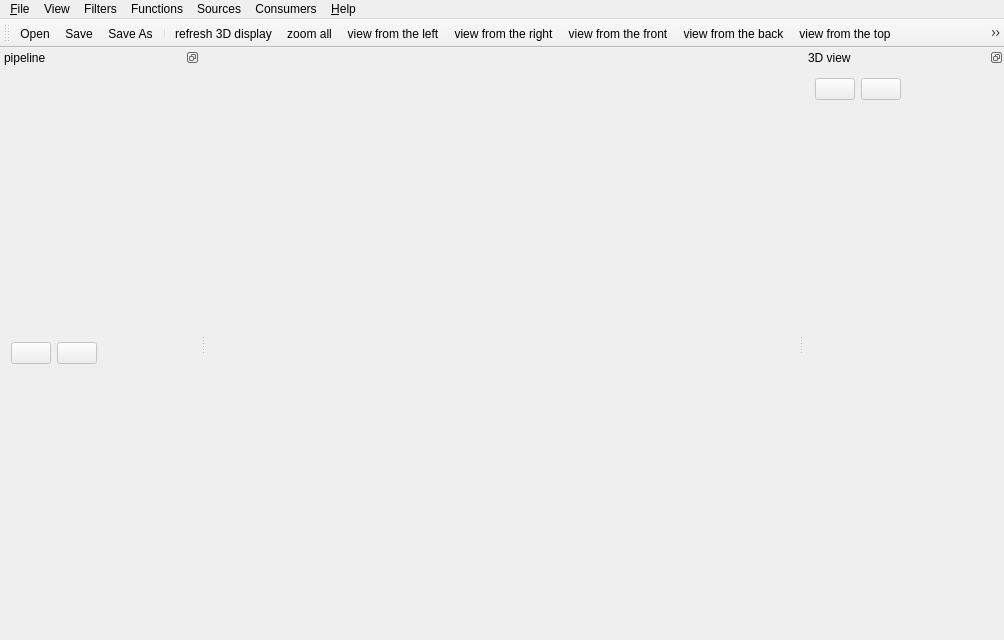
<?xml version="1.0" encoding="UTF-8"?>
<ui version="4.0">
 <class>MainWindow</class>
 <widget class="QMainWindow" name="MainWindow">
  <property name="geometry">
   <rect>
    <x>0</x>
    <y>0</y>
    <width>1004</width>
    <height>640</height>
   </rect>
  </property>
  <property name="windowTitle">
   <string>enVisu Data Visualisation</string>
  </property>
  <property name="windowIcon">
   <iconset resource="images.qrc">
    <normaloff>:/icons/icons/G.png</normaloff>:/icons/icons/G.png</iconset>
  </property>
  <widget class="QWidget" name="widget"/>
  <widget class="QMenuBar" name="MenuBar">
   <property name="geometry">
    <rect>
     <x>0</x>
     <y>0</y>
     <width>1004</width>
     <height>19</height>
    </rect>
   </property>
   <widget class="QMenu" name="fileMenu">
    <property name="title">
     <string>&amp;File</string>
    </property>
    <addaction name="actionFileNew"/>
    <addaction name="actionFileOpen"/>
    <addaction name="actionFileSave"/>
    <addaction name="actionFileSaveAs"/>
    <addaction name="separator"/>
    <addaction name="actionFilePrint"/>
    <addaction name="separator"/>
    <addaction name="actionFilterCreate"/>
    <addaction name="separator"/>
    <addaction name="actionFileExit"/>
   </widget>
   <widget class="QMenu" name="helpMenu">
    <property name="title">
     <string>&amp;Help</string>
    </property>
    <addaction name="separator"/>
   </widget>
   <widget class="QMenu" name="menuView">
    <property name="title">
     <string>View</string>
    </property>
    <addaction name="actionViewRender"/>
    <addaction name="actionViewZoomAll"/>
    <addaction name="actionViewLeft"/>
    <addaction name="actionViewRight"/>
    <addaction name="actionViewFront"/>
    <addaction name="actionViewBack"/>
    <addaction name="actionViewTop"/>
    <addaction name="actionViewBottom"/>
   </widget>
   <widget class="QMenu" name="menuFilters_2">
    <property name="title">
     <string>Filters</string>
    </property>
    <addaction name="actionFilterNewCutter"/>
    <addaction name="actionFilterNewCell2Node"/>
    <addaction name="actionFilterNewCummulate"/>
    <addaction name="actionFilterNewGeometry"/>
    <addaction name="actionFilterNewTubes"/>
    <addaction name="actionFilterNewClipper"/>
    <addaction name="actionFilterNewContour"/>
    <addaction name="actionFilterNewAxisymmetry"/>
   </widget>
   <widget class="QMenu" name="menuFunctions_2">
    <property name="title">
     <string>Functions</string>
    </property>
    <addaction name="actionFunctionNewPlane"/>
    <addaction name="actionFunctionNewSphere"/>
   </widget>
   <widget class="QMenu" name="menuObjects_2">
    <property name="title">
     <string>Sources</string>
    </property>
    <addaction name="actionGridNewPolyDataReader"/>
    <addaction name="actionGridNewUnstructuredGridReader"/>
    <addaction name="actionGridNewMultiBlockReader"/>
    <addaction name="actionObjectNewCylinder"/>
   </widget>
   <widget class="QMenu" name="menuConsumers">
    <property name="title">
     <string>Consumers</string>
    </property>
    <addaction name="actionDisplayNewDisplay"/>
    <addaction name="actionDisplayNewAsciiPointsFile"/>
   </widget>
   <addaction name="fileMenu"/>
   <addaction name="menuView"/>
   <addaction name="separator"/>
   <addaction name="menuFilters_2"/>
   <addaction name="menuFunctions_2"/>
   <addaction name="menuObjects_2"/>
   <addaction name="menuConsumers"/>
   <addaction name="helpMenu"/>
  </widget>
  <widget class="QToolBar" name="toolBar">
   <property name="windowTitle">
    <string>toolBar</string>
   </property>
   <attribute name="toolBarArea">
    <enum>TopToolBarArea</enum>
   </attribute>
   <attribute name="toolBarBreak">
    <bool>false</bool>
   </attribute>
   <addaction name="actionFileOpen"/>
   <addaction name="actionFileSave"/>
   <addaction name="actionFileSaveAs"/>
   <addaction name="separator"/>
   <addaction name="actionViewRender"/>
   <addaction name="actionViewZoomAll"/>
   <addaction name="actionViewLeft"/>
   <addaction name="actionViewRight"/>
   <addaction name="actionViewFront"/>
   <addaction name="actionViewBack"/>
   <addaction name="actionViewTop"/>
   <addaction name="actionViewBottom"/>
   <addaction name="separator"/>
  </widget>
  <widget class="QDockWidget" name="dockWidgetPipeline">
   <property name="sizePolicy">
    <sizepolicy hsizetype="Minimum" vsizetype="Minimum">
     <horstretch>0</horstretch>
     <verstretch>0</verstretch>
    </sizepolicy>
   </property>
   <property name="minimumSize">
    <size>
     <width>200</width>
     <height>63</height>
    </size>
   </property>
   <property name="features">
    <set>QDockWidget::DockWidgetFloatable|QDockWidget::DockWidgetMovable</set>
   </property>
   <property name="windowTitle">
    <string>pipeline</string>
   </property>
   <attribute name="dockWidgetArea">
    <number>1</number>
   </attribute>
   <widget class="QWidget" name="dockWidgetContents_2">
    <layout class="QVBoxLayout" name="verticalLayout">
     <item>
      <layout class="QHBoxLayout" name="horizontalLayout">
       <item>
        <widget class="QPushButton" name="pushButtonMaximizePipeline">
         <property name="enabled">
          <bool>false</bool>
         </property>
         <property name="text">
          <string/>
         </property>
         <property name="icon">
          <iconset resource="images.qrc">
           <normaloff>:/icons/gnome_icons/window_fullscreen.png</normaloff>:/icons/gnome_icons/window_fullscreen.png</iconset>
         </property>
        </widget>
       </item>
       <item>
        <widget class="QPushButton" name="pushButtonMinimizePipeline">
         <property name="enabled">
          <bool>false</bool>
         </property>
         <property name="text">
          <string/>
         </property>
         <property name="icon">
          <iconset resource="images.qrc">
           <normaloff>:/icons/gnome_icons/window_nofullscreen.png</normaloff>:/icons/gnome_icons/window_nofullscreen.png</iconset>
         </property>
        </widget>
       </item>
       <item>
        <spacer name="horizontalSpacer">
         <property name="orientation">
          <enum>Qt::Horizontal</enum>
         </property>
         <property name="sizeHint" stdset="0">
          <size>
           <width>40</width>
           <height>20</height>
          </size>
         </property>
        </spacer>
       </item>
      </layout>
     </item>
     <item>
      <layout class="QVBoxLayout" name="m_WorkSpaceLayout"/>
     </item>
    </layout>
   </widget>
  </widget>
  <widget class="QDockWidget" name="dockWidget3D">
   <property name="minimumSize">
    <size>
     <width>200</width>
     <height>61</height>
    </size>
   </property>
   <property name="features">
    <set>QDockWidget::DockWidgetFloatable|QDockWidget::DockWidgetMovable</set>
   </property>
   <property name="windowTitle">
    <string>3D view</string>
   </property>
   <attribute name="dockWidgetArea">
    <number>2</number>
   </attribute>
   <widget class="QWidget" name="dockWidgetContents">
    <layout class="QVBoxLayout" name="verticalLayout_2">
     <item>
      <layout class="QHBoxLayout" name="horizontalLayout_2">
       <item>
        <widget class="QPushButton" name="pushButtonMaximize3D">
         <property name="enabled">
          <bool>false</bool>
         </property>
         <property name="text">
          <string/>
         </property>
         <property name="icon">
          <iconset resource="images.qrc">
           <normaloff>:/icons/gnome_icons/window_fullscreen.png</normaloff>:/icons/gnome_icons/window_fullscreen.png</iconset>
         </property>
        </widget>
       </item>
       <item>
        <widget class="QPushButton" name="pushButtonMinimize3D">
         <property name="enabled">
          <bool>false</bool>
         </property>
         <property name="text">
          <string/>
         </property>
         <property name="icon">
          <iconset resource="images.qrc">
           <normaloff>:/icons/gnome_icons/window_nofullscreen.png</normaloff>:/icons/gnome_icons/window_nofullscreen.png</iconset>
         </property>
        </widget>
       </item>
       <item>
        <spacer name="horizontalSpacer_2">
         <property name="orientation">
          <enum>Qt::Horizontal</enum>
         </property>
         <property name="sizeHint" stdset="0">
          <size>
           <width>40</width>
           <height>20</height>
          </size>
         </property>
        </spacer>
       </item>
      </layout>
     </item>
     <item>
      <widget class="QVTKWidget" name="m_QVtkWidget">
       <property name="sizePolicy">
        <sizepolicy hsizetype="Expanding" vsizetype="Preferred">
         <horstretch>0</horstretch>
         <verstretch>0</verstretch>
        </sizepolicy>
       </property>
       <property name="minimumSize">
        <size>
         <width>0</width>
         <height>0</height>
        </size>
       </property>
      </widget>
     </item>
    </layout>
   </widget>
  </widget>
  <action name="actionFileNew">
   <property name="icon">
    <iconset resource="images.qrc">
     <normaloff>:/icons/kde_icons/document-new.png</normaloff>:/icons/kde_icons/document-new.png</iconset>
   </property>
   <property name="text">
    <string>&amp;New</string>
   </property>
   <property name="iconText">
    <string>New</string>
   </property>
   <property name="shortcut">
    <string>Ctrl+N</string>
   </property>
   <property name="name" stdset="0">
    <cstring>fileNewAction</cstring>
   </property>
  </action>
  <action name="actionFileOpen">
   <property name="icon">
    <iconset resource="images.qrc">
     <normaloff>:/icons/kde_icons/document-open.png</normaloff>:/icons/kde_icons/document-open.png</iconset>
   </property>
   <property name="text">
    <string>&amp;Open...</string>
   </property>
   <property name="iconText">
    <string>Open</string>
   </property>
   <property name="shortcut">
    <string>Ctrl+O</string>
   </property>
   <property name="name" stdset="0">
    <cstring>fileOpenAction</cstring>
   </property>
  </action>
  <action name="actionFileSave">
   <property name="icon">
    <iconset resource="images.qrc">
     <normaloff>:/icons/kde_icons/document-save.png</normaloff>:/icons/kde_icons/document-save.png</iconset>
   </property>
   <property name="text">
    <string>&amp;Save</string>
   </property>
   <property name="iconText">
    <string>Save</string>
   </property>
   <property name="shortcut">
    <string>Ctrl+S</string>
   </property>
   <property name="name" stdset="0">
    <cstring>fileSaveAction</cstring>
   </property>
  </action>
  <action name="actionFileSaveAs">
   <property name="icon">
    <iconset resource="images.qrc">
     <normaloff>:/icons/kde_icons/document-save-as.png</normaloff>:/icons/kde_icons/document-save-as.png</iconset>
   </property>
   <property name="text">
    <string>Save &amp;As...</string>
   </property>
   <property name="iconText">
    <string>Save As</string>
   </property>
   <property name="shortcut">
    <string/>
   </property>
   <property name="name" stdset="0">
    <cstring>fileSaveAsAction</cstring>
   </property>
  </action>
  <action name="actionFilePrint">
   <property name="icon">
    <iconset resource="images.qrc">
     <normaloff>:/icons/kde_icons/document-print.png</normaloff>:/icons/kde_icons/document-print.png</iconset>
   </property>
   <property name="text">
    <string>&amp;Print...</string>
   </property>
   <property name="iconText">
    <string>Print</string>
   </property>
   <property name="shortcut">
    <string>Ctrl+P</string>
   </property>
   <property name="name" stdset="0">
    <cstring>filePrintAction</cstring>
   </property>
  </action>
  <action name="actionFileExit">
   <property name="icon">
    <iconset resource="images.qrc">
     <normaloff>:/icons/kde_icons/exit.png</normaloff>:/icons/kde_icons/exit.png</iconset>
   </property>
   <property name="text">
    <string>E&amp;xit</string>
   </property>
   <property name="iconText">
    <string>Exit</string>
   </property>
   <property name="shortcut">
    <string/>
   </property>
   <property name="name" stdset="0">
    <cstring>fileExitAction</cstring>
   </property>
  </action>
  <action name="actionViewRender">
   <property name="icon">
    <iconset resource="images.qrc">
     <normaloff>:/icons/kde_icons/reload.png</normaloff>:/icons/kde_icons/reload.png</iconset>
   </property>
   <property name="iconText">
    <string>refresh 3D display</string>
   </property>
   <property name="name" stdset="0">
    <cstring>renderAction</cstring>
   </property>
  </action>
  <action name="actionReaders">
   <property name="text">
    <string>readers</string>
   </property>
  </action>
  <action name="actionViewZoomAll">
   <property name="icon">
    <iconset resource="images.qrc">
     <normaloff>:/icons/kde_icons/viewmagfit.png</normaloff>:/icons/kde_icons/viewmagfit.png</iconset>
   </property>
   <property name="text">
    <string>zoom all</string>
   </property>
  </action>
  <action name="actionViewLeft">
   <property name="icon">
    <iconset resource="images.qrc">
     <normaloff>:/icons/icons/viewxminus.png</normaloff>:/icons/icons/viewxminus.png</iconset>
   </property>
   <property name="text">
    <string>view from the left</string>
   </property>
   <property name="toolTip">
    <string>view from the left</string>
   </property>
  </action>
  <action name="actionViewRight">
   <property name="icon">
    <iconset resource="images.qrc">
     <normaloff>:/icons/icons/viewxplus.png</normaloff>:/icons/icons/viewxplus.png</iconset>
   </property>
   <property name="text">
    <string>view from the right</string>
   </property>
   <property name="toolTip">
    <string>view from the right</string>
   </property>
  </action>
  <action name="actionViewFront">
   <property name="icon">
    <iconset resource="images.qrc">
     <normaloff>:/icons/icons/viewzplus.png</normaloff>:/icons/icons/viewzplus.png</iconset>
   </property>
   <property name="text">
    <string>view from the front</string>
   </property>
  </action>
  <action name="actionViewBack">
   <property name="icon">
    <iconset resource="images.qrc">
     <normaloff>:/icons/icons/viewzminus.png</normaloff>:/icons/icons/viewzminus.png</iconset>
   </property>
   <property name="text">
    <string>view from the back</string>
   </property>
  </action>
  <action name="actionViewTop">
   <property name="icon">
    <iconset resource="images.qrc">
     <normaloff>:/icons/icons/viewyplus.png</normaloff>:/icons/icons/viewyplus.png</iconset>
   </property>
   <property name="text">
    <string>view from the top</string>
   </property>
  </action>
  <action name="actionViewBottom">
   <property name="icon">
    <iconset resource="images.qrc">
     <normaloff>:/icons/icons/viewyminus.png</normaloff>:/icons/icons/viewyminus.png</iconset>
   </property>
   <property name="text">
    <string>view from the bottom</string>
   </property>
  </action>
  <action name="actionGridNewMultiBlockReader">
   <property name="icon">
    <iconset resource="images.qrc">
     <normaloff>:/icons/icons/multiblockreader.png</normaloff>:/icons/icons/multiblockreader.png</iconset>
   </property>
   <property name="text">
    <string>VTK multi block reader</string>
   </property>
  </action>
  <actiongroup name="grid">
   <action name="actionGridNewPolyDataReader">
    <property name="checkable">
     <bool>false</bool>
    </property>
    <property name="icon">
     <iconset resource="images.qrc">
      <normaloff>:/icons/icons/polydatareader.png</normaloff>:/icons/icons/polydatareader.png</iconset>
    </property>
    <property name="iconText">
     <string>VTK poly-data reader</string>
    </property>
    <property name="name" stdset="0">
     <cstring>gridNewPolyDataReaderAction</cstring>
    </property>
   </action>
   <action name="actionGridNewUnstructuredGridReader">
    <property name="checkable">
     <bool>false</bool>
    </property>
    <property name="icon">
     <iconset resource="images.qrc">
      <normaloff>:/icons/icons/unstructuredgridreader.png</normaloff>:/icons/icons/unstructuredgridreader.png</iconset>
    </property>
    <property name="iconText">
     <string>VTK unstr. grid reader</string>
    </property>
    <property name="name" stdset="0">
     <cstring>gridNewUnstructuredGridReaderAction</cstring>
    </property>
   </action>
   <property name="name" stdset="0">
    <cstring>grid</cstring>
   </property>
  </actiongroup>
  <actiongroup name="display">
   <action name="actionDisplayNewDisplay">
    <property name="icon">
     <iconset resource="images.qrc">
      <normaloff>:/icons/icons/camera.png</normaloff>:/icons/icons/camera.png</iconset>
    </property>
    <property name="iconText">
     <string>camera</string>
    </property>
    <property name="name" stdset="0">
     <cstring>displayNewDisplayAction</cstring>
    </property>
   </action>
   <action name="actionDisplayNewAsciiPointsFile">
    <property name="icon">
     <iconset resource="images.qrc">
      <normaloff>:/icons/icons/asciipointsfile.png</normaloff>:/icons/icons/asciipointsfile.png</iconset>
    </property>
    <property name="iconText">
     <string>new points file (ascii)</string>
    </property>
    <property name="name" stdset="0">
     <cstring>displayNewAsciiPointsFileAction</cstring>
    </property>
   </action>
   <property name="name" stdset="0">
    <cstring>display</cstring>
   </property>
  </actiongroup>
  <actiongroup name="objects">
   <action name="actionObjectNewCylinder">
    <property name="icon">
     <iconset resource="images.qrc">
      <normaloff>:/icons/icons/cylinder.png</normaloff>:/icons/icons/cylinder.png</iconset>
    </property>
    <property name="iconText">
     <string>cylinder</string>
    </property>
    <property name="name" stdset="0">
     <cstring>objectsNewCylinderAction</cstring>
    </property>
   </action>
   <property name="name" stdset="0">
    <cstring>objects</cstring>
   </property>
  </actiongroup>
  <actiongroup name="filter">
   <action name="actionFilterNewCutter">
    <property name="icon">
     <iconset resource="images.qrc">
      <normaloff>:/icons/icons/cutter.png</normaloff>:/icons/icons/cutter.png</iconset>
    </property>
    <property name="iconText">
     <string>cutter</string>
    </property>
    <property name="name" stdset="0">
     <cstring>filterNewCutterAction</cstring>
    </property>
   </action>
   <action name="actionFilterNewCell2Node">
    <property name="icon">
     <iconset resource="images.qrc">
      <normaloff>:/icons/icons/cell2node.png</normaloff>:/icons/icons/cell2node.png</iconset>
    </property>
    <property name="iconText">
     <string>cell-&gt;node data</string>
    </property>
    <property name="name" stdset="0">
     <cstring>filterNewCell2NodeAction</cstring>
    </property>
   </action>
   <action name="actionFilterNewCummulate">
    <property name="icon">
     <iconset resource="images.qrc">
      <normaloff>:/icons/icons/cummulate.png</normaloff>:/icons/icons/cummulate.png</iconset>
    </property>
    <property name="iconText">
     <string>concatenate inputs</string>
    </property>
    <property name="name" stdset="0">
     <cstring>filterNewCummulateAction</cstring>
    </property>
   </action>
   <action name="actionFilterNewGeometry">
    <property name="icon">
     <iconset resource="images.qrc">
      <normaloff>:/icons/icons/geometry.png</normaloff>:/icons/icons/geometry.png</iconset>
    </property>
    <property name="iconText">
     <string>surface</string>
    </property>
    <property name="name" stdset="0">
     <cstring>filterNewGeometryAction</cstring>
    </property>
   </action>
   <action name="actionFilterNewTubes">
    <property name="icon">
     <iconset resource="images.qrc">
      <normaloff>:/icons/icons/tubes.png</normaloff>:/icons/icons/tubes.png</iconset>
    </property>
    <property name="iconText">
     <string>tubes</string>
    </property>
    <property name="name" stdset="0">
     <cstring>filterNewTubesAction</cstring>
    </property>
   </action>
   <action name="actionFilterCreate">
    <property name="iconText">
     <string>create a new filter</string>
    </property>
    <property name="toolTip">
     <string>Create a new filter</string>
    </property>
    <property name="name" stdset="0">
     <cstring>filterCreateAction</cstring>
    </property>
   </action>
   <action name="actionFilterNewClipper">
    <property name="icon">
     <iconset resource="images.qrc">
      <normaloff>:/icons/icons/clipper.png</normaloff>:/icons/icons/clipper.png</iconset>
    </property>
    <property name="iconText">
     <string>clipper</string>
    </property>
    <property name="name" stdset="0">
     <cstring>filterNewClipperAction</cstring>
    </property>
   </action>
   <action name="actionFilterNewContour">
    <property name="enabled">
     <bool>true</bool>
    </property>
    <property name="icon">
     <iconset resource="images.qrc">
      <normaloff>:/icons/icons/contour.png</normaloff>:/icons/icons/contour.png</iconset>
    </property>
    <property name="iconText">
     <string>contour</string>
    </property>
    <property name="name" stdset="0">
     <cstring>filterNewContourAction</cstring>
    </property>
   </action>
   <action name="actionFilterNewAxisymmetry">
    <property name="icon">
     <iconset resource="images.qrc">
      <normaloff>:/icons/icons/axisymmetry.png</normaloff>:/icons/icons/axisymmetry.png</iconset>
    </property>
    <property name="iconText">
     <string>axisymmetry</string>
    </property>
    <property name="name" stdset="0">
     <cstring>filterNewAxisymmetryAction</cstring>
    </property>
   </action>
   <property name="name" stdset="0">
    <cstring>filter</cstring>
   </property>
  </actiongroup>
  <actiongroup name="function">
   <action name="actionFunctionNewPlane">
    <property name="icon">
     <iconset resource="images.qrc">
      <normaloff>:/icons/icons/plane.png</normaloff>:/icons/icons/plane.png</iconset>
    </property>
    <property name="iconText">
     <string>plane</string>
    </property>
    <property name="name" stdset="0">
     <cstring>functionNewPlaneAction</cstring>
    </property>
   </action>
   <action name="actionFunctionNewSphere">
    <property name="icon">
     <iconset resource="images.qrc">
      <normaloff>:/icons/icons/sphere.png</normaloff>:/icons/icons/sphere.png</iconset>
    </property>
    <property name="iconText">
     <string>sphere</string>
    </property>
    <property name="name" stdset="0">
     <cstring>functionNewSphereAction</cstring>
    </property>
   </action>
   <property name="name" stdset="0">
    <cstring>function</cstring>
   </property>
  </actiongroup>
 </widget>
 <layoutdefault spacing="6" margin="11"/>
 <customwidgets>
  <customwidget>
   <class>QVTKWidget</class>
   <extends>QWidget</extends>
   <header>QVTKWidget.h</header>
  </customwidget>
 </customwidgets>
 <resources>
  <include location="images.qrc"/>
 </resources>
 <connections/>
</ui>
